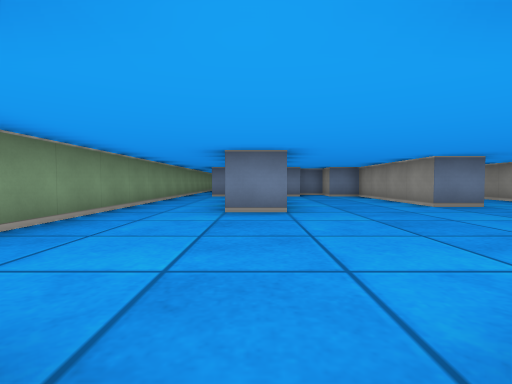
View 1 (above)

16 first-person views from a walk through a cub3D maze. The camera is about half as high as the walls, tilts 2° down and sees 85° across. The floor is counted in squares. Each view is taken from the middle of a square. On the plan, view 1 faces up. The plan holds only what a view shows up to about 9 squares ahead; the rest is blank. The place goes on beyond the plan.

View 2
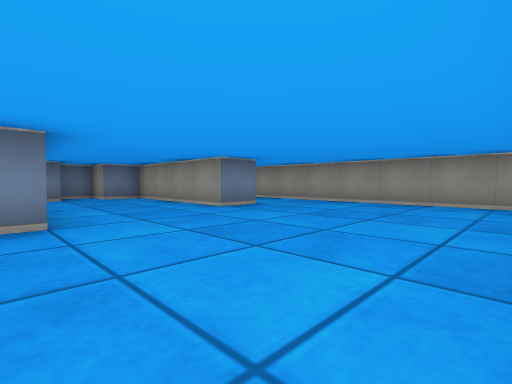

View 3
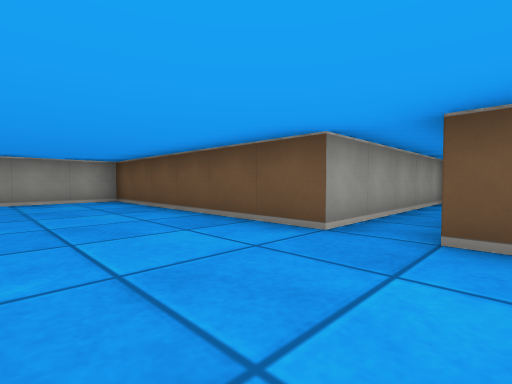

View 4
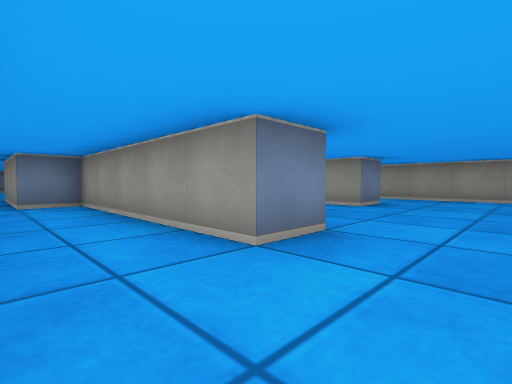

View 5
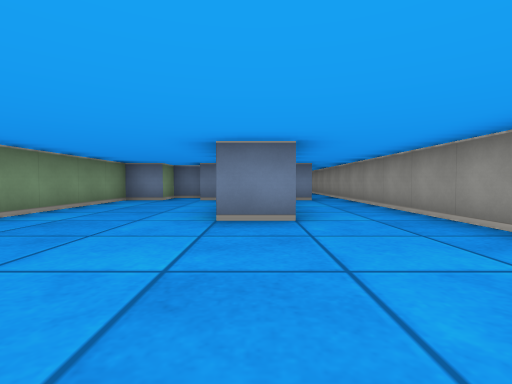

View 6
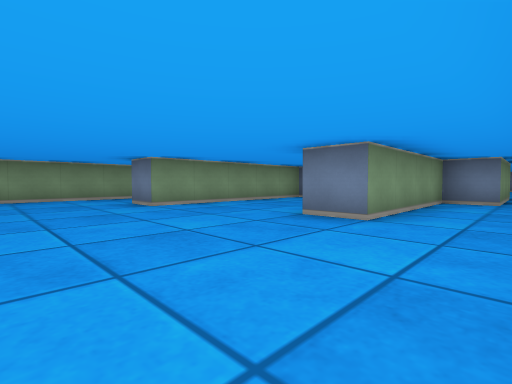

View 7
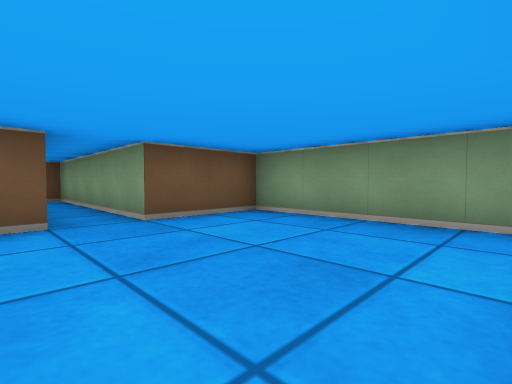

View 8
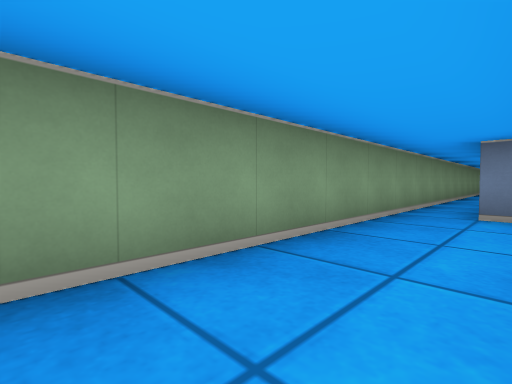

View 9
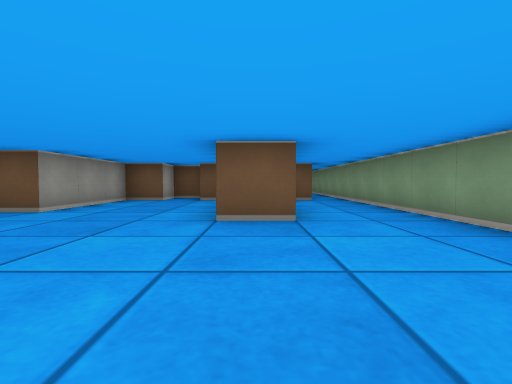

View 10
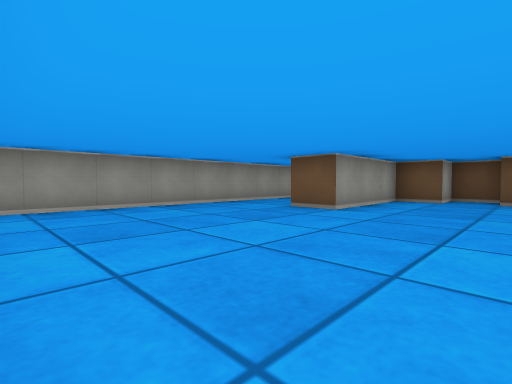

View 11
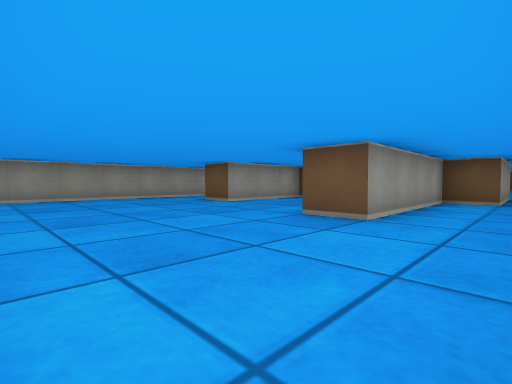

View 12
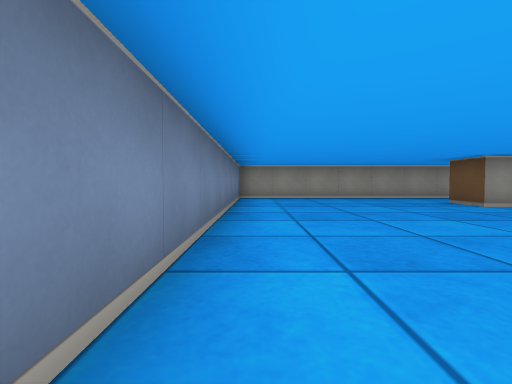

View 13
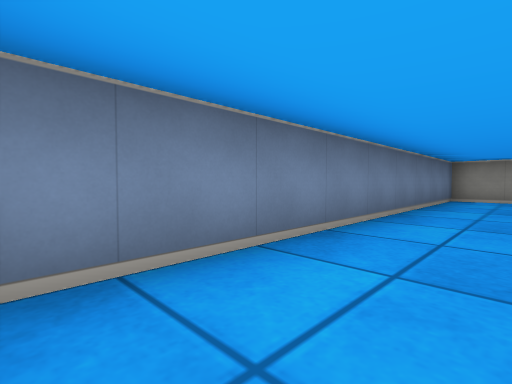

View 14
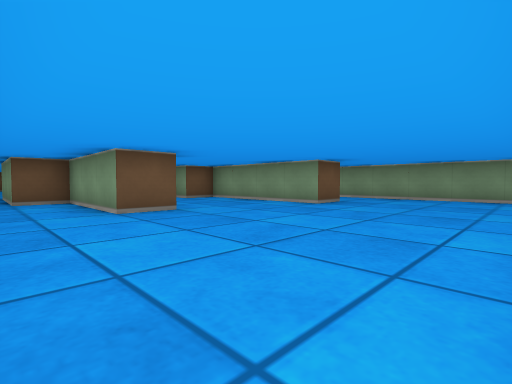

View 15
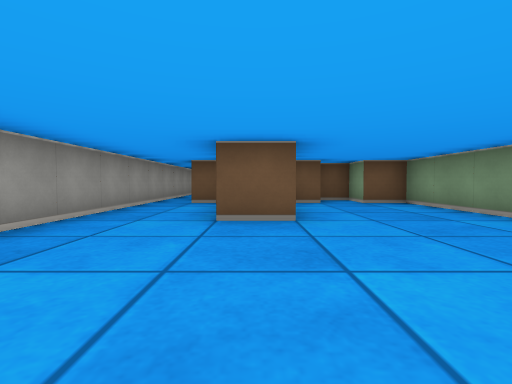

View 16
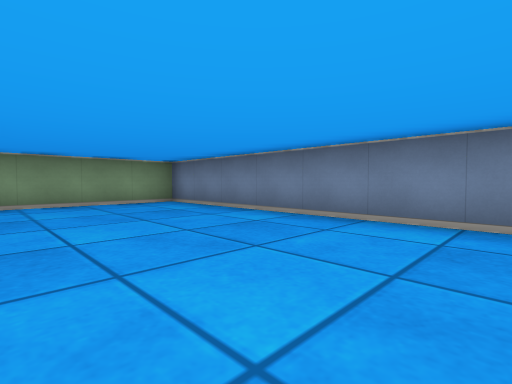

### Floor plan
Ten units are one square. View 1 is at (0, 0); x grows to the right and y downward. Boxes are objects, and circles mark ways between rooms. Rooms are numbered by the first view taken in them; rooms with no view inside come last. Other rooms are left out.
<svg viewBox="-30 -210 100 260">
<path fill="none" stroke="#000" d="M55 -95 45 -95 45 -55 35 -55 35 -95 25 -95 25 -105 15 -105 15 -95 5 -95 5 -45 -5 -45 -5 -95 -15 -95M-25 -95 -25 -5 -5 -5 -5 45 -1 45M5 45 5 -5 65 -5 65 -95M-15 -95 -15 -125 -5 -125 -5 -165 5 -165 5 -125 15 -125 15 -115 25 -115 25 -125 35 -125 35 -155 45 -155 45 -125 55 -125 55 -95M65 -95 65 -205 -25 -205 -25 -95"/>
<circle cx="-20" cy="-100" r="3" fill="#2a7"/>
<circle cx="60" cy="-100" r="3" fill="#2a7"/>
<text x="20" y="-40">1</text>
<text x="20" y="-160">2</text>
</svg>
Room 1 opens to room 2.

Where each view was taken, in squares from view 1:
view 1: 0 up, 0 right, facing up
view 2: 1 up, 0 right, facing up-right
view 3: 3 up, 1 left, facing down-right
view 4: 3 up, 2 left, facing up-right
view 5: 2 up, 4 right, facing up
view 6: 2 up, 6 right, facing up-left
view 7: 4 up, 1 right, facing down-left
view 8: 5 up, 1 left, facing up-left
view 9: 20 up, 0 right, facing down
view 10: 20 up, 1 right, facing down-right
view 11: 20 up, 2 left, facing down-right
view 12: 20 up, 2 left, facing right
view 13: 19 up, 2 left, facing up-right
view 14: 20 up, 6 right, facing down-left
view 15: 19 up, 4 right, facing down
view 16: 17 up, 4 right, facing up-left
